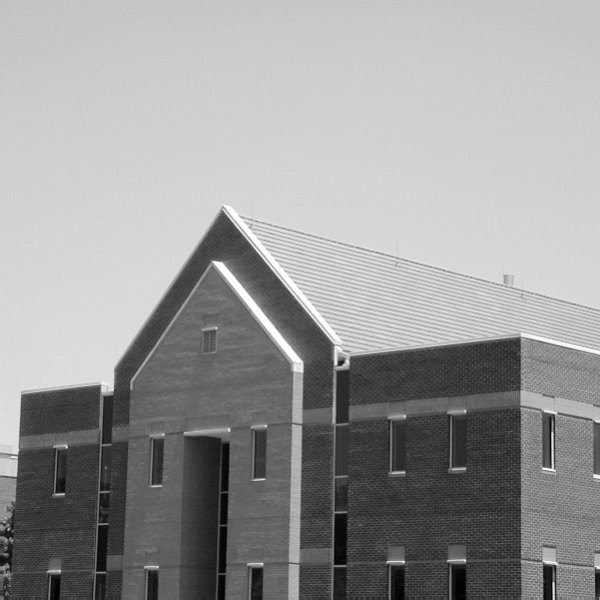
#> input picture t6 matching/LAB_6/building-600by600.tif, 600 x 600 px
$ python -i lab6_utils.py   (imports and definitions only)
#> lines starting #> are read from the running program, lines starting #| are printed output that depends on the picture
"""
Visualization utilities for Lab 6: SIFT Feature Matching

This module contains helper functions for visualizing SIFT algorithm outputs.
"""

import numpy as np
import cv2
from matplotlib import pyplot as plt
from matplotlib.patches import ConnectionPatch


# [365 lines left out: functions plot_gaussian_pyramid, visualize_all_dog_levels, visualize_keypoints, visualize_keypoints_with_orientation, compare_matching_with_opencv, descriptor_exercise_with_gradients, not called in this run]


# ============================================================================
# Transformation Functions for Robustness Testing
# ============================================================================

def apply_rotation(image, angle):
    """Rotate image by given angle in degrees."""
    h, w = image.shape
    center = (w // 2, h // 2)
    M = cv2.getRotationMatrix2D(center, angle, 1.0)
    return cv2.warpAffine(image, M, (w, h), flags=cv2.INTER_LINEAR)


def apply_scale(image, scale_factor):
    """Scale image by given factor."""
    h, w = image.shape
    new_h, new_w = int(h * scale_factor), int(w * scale_factor)

    if scale_factor < 1.0:
        # Downscaling
        scaled = cv2.resize(image, (new_w, new_h), interpolation=cv2.INTER_LINEAR)
        # Pad to original size
        result = np.zeros((h, w), dtype=image.dtype)
        y_offset = (h - new_h) // 2
        x_offset = (w - new_w) // 2
        result[y_offset:y_offset+new_h, x_offset:x_offset+new_w] = scaled
        return result
    else:
        # Upscaling
        scaled = cv2.resize(image, (new_w, new_h), interpolation=cv2.INTER_LINEAR)
        # Crop to original size
        y_offset = (new_h - h) // 2
        x_offset = (new_w - w) // 2
        return scaled[y_offset:y_offset+h, x_offset:x_offset+w]


def apply_brightness(image, brightness_change):
    """Add brightness change to image."""
    result = image.astype(np.float32) + brightness_change
    return np.clip(result, 0, 255).astype(np.uint8)


def apply_noise(image, sigma):
    """Add Gaussian noise to image."""
    noise = np.random.normal(0, sigma, image.shape)
    result = image.astype(np.float32) + noise
    return np.clip(result, 0, 255).astype(np.uint8)


def apply_blur(image, sigma):
    """Apply Gaussian blur to image."""
    return cv2.GaussianBlur(image, (0, 0), sigmaX=sigma, sigmaY=sigma)


def apply_perspective(image, strength='slight'):
    """Apply perspective transformation."""
    h, w = image.shape

    if strength == 'slight':
        src_pts = np.float32([[0, 0], [w, 0], [w, h], [0, h]])
        dst_pts = np.float32([[w*0.1, h*0.05], [w*0.95, h*0.1],
                             [w*0.9, h*0.95], [w*0.05, h*0.9]])
    else:  # strong
        src_pts = np.float32([[0, 0], [w, 0], [w, h], [0, h]])
        dst_pts = np.float32([[w*0.2, h*0.15], [w*0.9, h*0.2],
                             [w*0.8, h*0.85], [w*0.1, h*0.75]])

    M = cv2.getPerspectiveTransform(src_pts, dst_pts)
    return cv2.warpPerspective(image, M, (w, h), flags=cv2.INTER_LINEAR)


# [17 lines left out: function compute_match_ratio, not called in this run]


def visualize_transformations(image):
    """Visualize sample transformations applied to the image."""

    transformations = [
        ("Original", lambda img: img),
        ("Rotation 45°", lambda img: apply_rotation(img, 45)),
        ("Scale 0.5×", lambda img: apply_scale(img, 0.5)),
        ("Scale 2.0×", lambda img: apply_scale(img, 2.0)),
        ("Brightness +50", lambda img: apply_brightness(img, 50)),
        ("Darkness ×0.5", lambda img: (img * 0.5).astype(np.uint8)),
        ("Noise σ=25", lambda img: apply_noise(img, 25)),
        ("Blur σ=7", lambda img: apply_blur(img, 7)),
        ("Perspective", lambda img: apply_perspective(img, 'slight')),
    ]

    fig, axes = plt.subplots(3, 3, figsize=(15, 15))
    axes = axes.flatten()

    for idx, (name, transform_func) in enumerate(transformations):
        transformed = transform_func(image.copy())
        axes[idx].imshow(transformed, cmap='gray')
        axes[idx].set_title(name, fontsize=12, fontweight='bold')
        axes[idx].axis('off')

    plt.suptitle('Visual Comparison of Image Transformations',
                fontsize=14, fontweight='bold', y=0.98)
    plt.tight_layout()
    plt.show()


# [322 lines left out: functions test_sift_robustness_with_opencv, visualize_transformations_custom, test_sift_robustness_with_opencv_custom, not called in this run]

>>> import cv2
>>> picture = cv2.imread('building-600by600.tif', cv2.IMREAD_GRAYSCALE)
#> picture is the input picture: shape (600, 600); min 0, max 255, mean 152.9
>>> result = visualize_transformations(picture)
#> the loop in visualize_transformations, `for idx, (name, transform_func) in enumerate(transformations):` made 9 passes
#> pass 2, in visualize_transformations, `transformed = transform_func(image.copy())`:
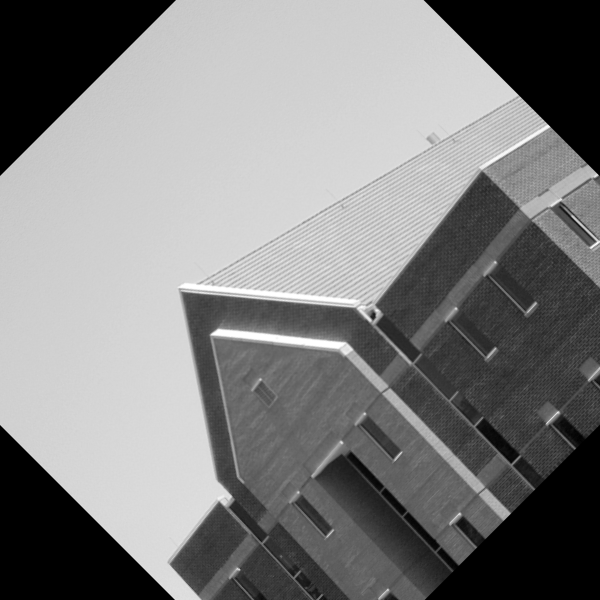
#> transformed: shape (600, 600); min 0, max 255, mean 128
#> pass 3, in visualize_transformations, `transformed = transform_func(image.copy())`:
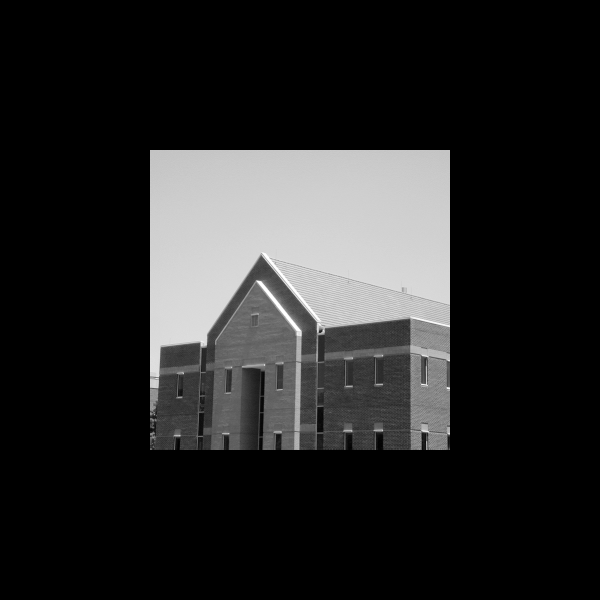
#> transformed: shape (600, 600); min 0, max 255, mean 38.3
#> in visualize_transformations, `plt.show()`:
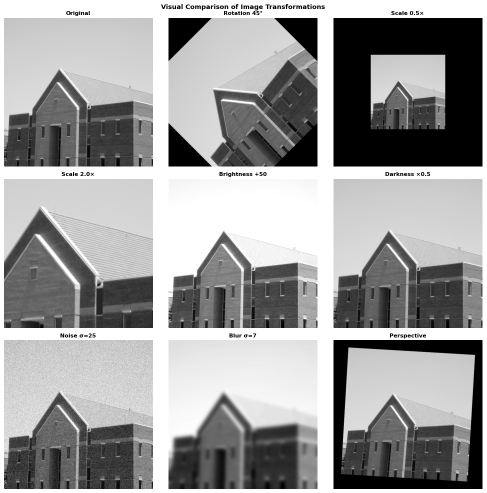
#> figure drawn by matplotlib, 9 panels
